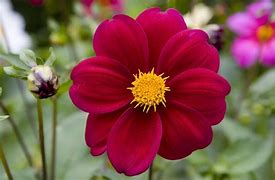
%> input picture Images/A.jpg, 275 x 180 px
$ octave ImageProg18.m   (GNU Octave 9; MATLAB toolbox functions it lacks are replaced by stand-ins)
%> lines starting %> are read from the running program, lines starting %| are printed output that depends on the picture
clc
clear
close all
I1=imread('A.jpg');
%> I1 is the input picture: size 180x275x3 uint8; mean R, G, B 132, 80.3, 74
I2=imread('B.jpg');
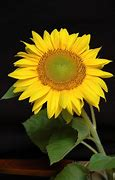
%> input picture Images/B.jpg, 115 x 180 px
%> I2 is the input picture: size 180x115x3 uint8; mean R, G, B 81.8, 70.7, 17.9
I3=imread('C.jpg');
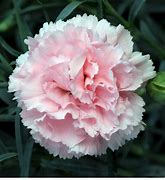
%> input picture Images/C.jpg, 165 x 180 px
%> I3 is the input picture: size 180x165x3 uint8; mean R, G, B 114.2, 110.4, 111.1
I4=imread('D.jpg');
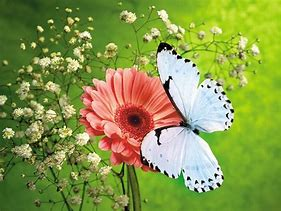
%> input picture Images/D.jpg, 281 x 211 px
%> I4 is the input picture: size 211x281x3 uint8; mean R, G, B 135.2, 152.1, 73.3
I5=imread('E.jpg');
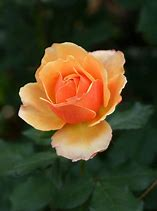
%> input picture Images/E.jpg, 157 x 211 px
%> I5 is the input picture: size 211x157x3 uint8; mean R, G, B 77.7, 67, 37
figure;
subplot(3,2,1),imshow(I1);
subplot(3,2,2),imshow(I2);
subplot(3,1,2),imshow(I3);
subplot(3,2,5),imshow(I4);
subplot(3,2,6),imshow(I5);
